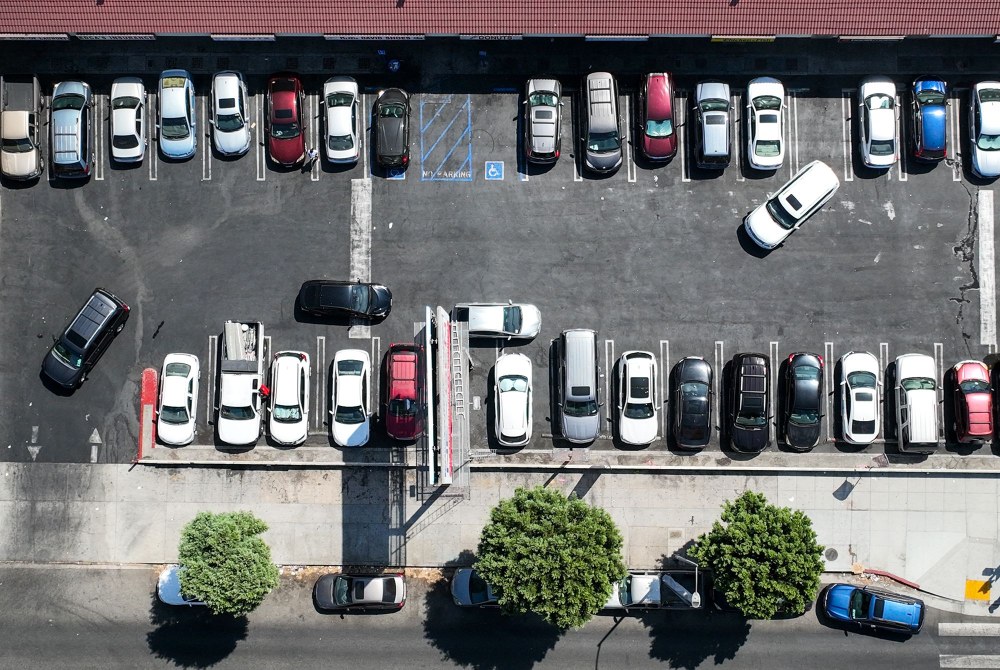
#> input picture Traditionnel/parking.jpg, 2000 x 1339 px (shown at 1/2 size)
$ jupyter execute parking-spot-detection.ipynb
#> lines starting #> are read from the running program, lines starting #| are printed output that depends on the picture
## 🅿️ Détection de Places de Parking

Ce notebook implémente un système de détection automatique des places de parking libres et occupées à partir d'une image aérienne, en utilisant le traitement d'image avec **OpenCV**.

**Pipeline :**
1. Définition des places (ROI)
2. Prétraitement de l'image
3. Détection des objets + Comptage des pixels

### Importation des bibliothèques

- `numpy` : calculs mathématiques sur les tableaux
- `cv2` (OpenCV) : traitement d'image
- `pickle` : sauvegarde et chargement des données

[cell 1]
import numpy as np
import cv2
import pickle

---
## 1. Définition des places de parking (ROI)

On utilise la fonction **`cv2.selectROIs`** d'OpenCV pour définir manuellement les places de parking.

Cette méthode permet de **sélectionner des zones d'intérêt (ROI = Region Of Interest)** directement sur l'image à l'aide du curseur de la souris :
- On dessine un rectangle autour de chaque place
- On appuie sur **Entrée** pour valider et passer à la suivante
- On appuie sur **Échap** pour terminer la sélection

Les coordonnées `(x, y, largeur, hauteur)` de chaque rectangle sont ensuite sauvegardées dans un fichier `positions.pkl` pour être réutilisées sans avoir à resélectionner.

[cell 2]
# Chargement de l'image du parking depuis le disque
img = cv2.imread('parking.jpg')
#> img is the input picture: shape (1339, 2000, 3); mean B, G, R 110.5, 110, 109.5
# Redimensionner l'image pour qu'elle s'affiche correctement à l'écran

img_resized = cv2.resize(img, (1280, 720))
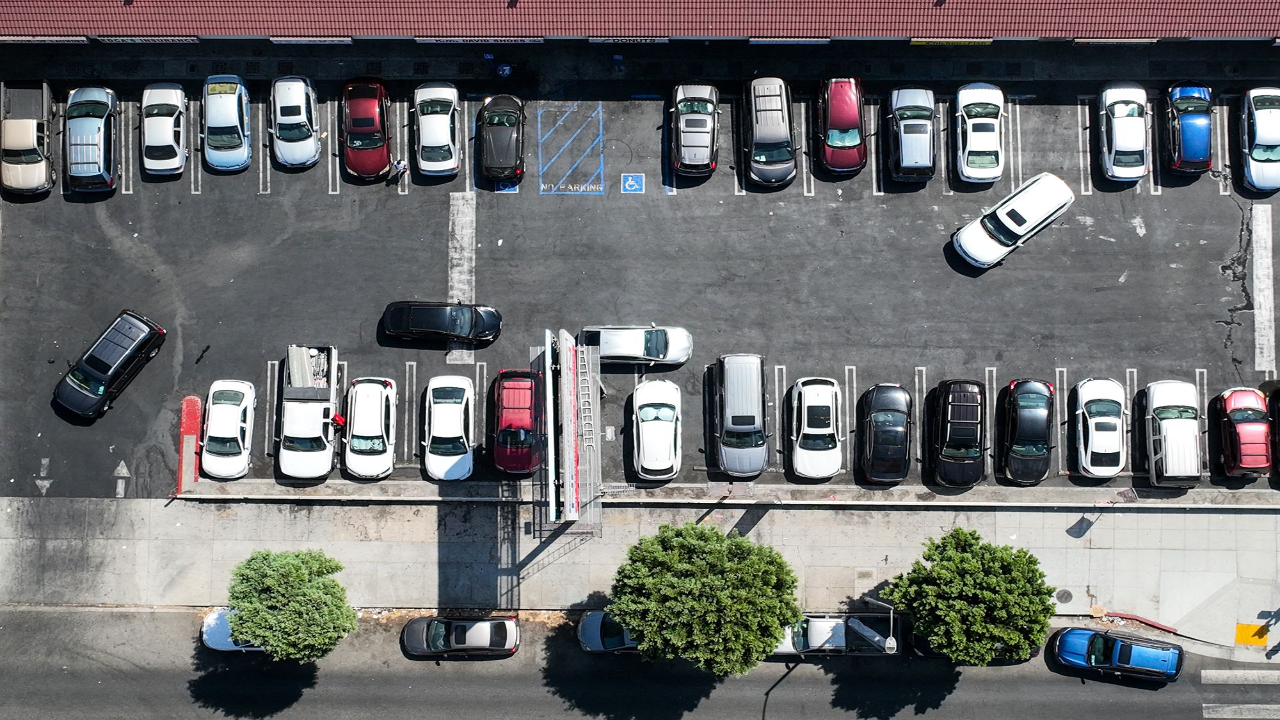
#> img_resized: shape (720, 1280, 3); mean B, G, R 110.4, 109.9, 109.4
